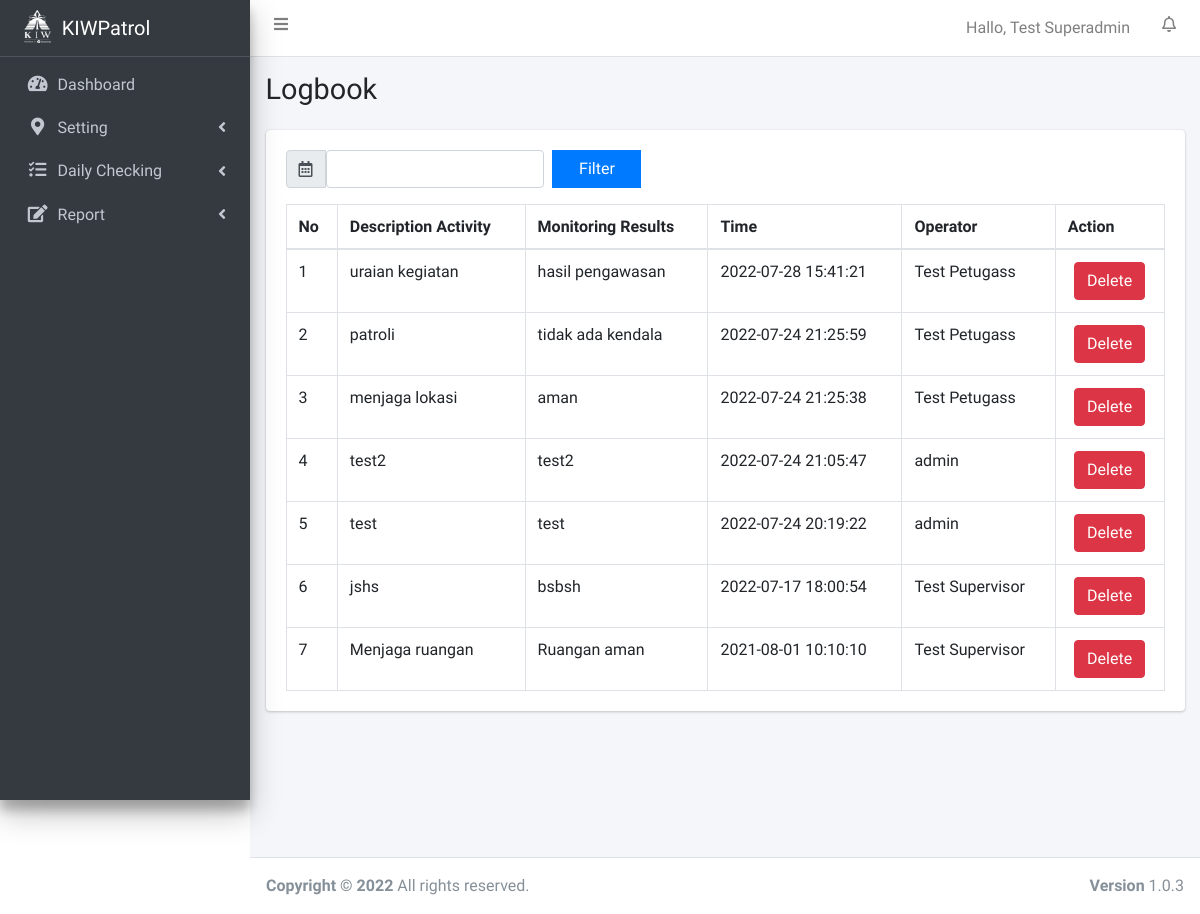
The page /admin/logbook.php (signed in) on the database its author committed.
### tables this page shows
CREATE TABLE `user_list` (
  `id` int(11) NOT NULL,
  `nip` varchar(64) NOT NULL,
  `nama_lengkap` varchar(64) NOT NULL,
  `username` varchar(32) NOT NULL,
  `password` varchar(64) NOT NULL,
  `no_hp` varchar(16) NOT NULL,
  `email` varchar(64) NOT NULL,
  `id_level` int(11) NOT NULL COMMENT '1sadm, 2spv, 3adm, 4ptgs',
  `status` int(11) NOT NULL DEFAULT 1
);

CREATE TABLE `logbook_report` (
  `id` int(11) NOT NULL,
  `uraian_kegiatan` varchar(255) NOT NULL,
  `hasil_pengawasan` varchar(255) NOT NULL,
  `id_shift` int(11) NOT NULL,
  `create_date` datetime NOT NULL,
  `create_by` int(11) NOT NULL
);

### admin/fungsi.php (called while the page is built, shortened)
<?php
function session_user(){
	return $_SESSION['id'];
}function session_level(){
	return $_SESSION['id_level'];
}
	if($fungsi=="tambah"){ ?>
	<?php }
function get_user(){
	require '../config/koneksi.php';
	$user = session_user();
	$result = mysqli_query($con,"SELECT nama_lengkap FROM user_list WHERE (id = '$user')");
	while($h = mysqli_fetch_array($result)){
		$user = $h['nama_lengkap'];
	}
	return $user;
}
  ?>

### admin/logbook.php (the view, shortened to what this page needs)
<html>
<head>
<?php include 'header.php'; auth_menu("satuduatiga",session_level());
	$awal = ""; $awalnya = $hari;
	$akhir = ""; $akhirnya = $hari;
?>
  <div class="content-wrapper">
    <section class="content-header">
      <div class="container-fluid">
        <div class="row mb-2">
          <div class="col-sm-6">
            <h1>Logbook</h1>
          </div>
        </div>
      </div>
    </section>
    <section class="content">
      <div class="container-fluid">
        <div class="row">
          <div class="col-12">
            <div class="card">
              <div class="card-body">
				<div class="row">
					<div class="col-sm-6">
					<form action = "" method = "POST">
						<div class="input-group">
							<div class="input-group-prepend">
							  <span class="input-group-text">
								<i class="far fa-calendar-alt"></i>
							  </span>
							<input name = "tanggal" type="text" class="form-control float-right" id="reportrange">&ensp;
							<button type="submit" class="btn btn-block btn-primary col-sm-3">Filter</button>
							</div>
						  </div>
					</form>
					</div>
				</div>
                <table id="example1" class="table table-bordered table-hover">
                  <thead>
                  <tr>
                    <th>No</th>
                    <th>Description Activity</th>
                    <th>Monitoring Results</th>
                    <th>Time</th>
                    <th>Operator</th>
					<?php
					if(session_level()!="0"){
						echo "<th>Action</th>";
					}
					?>
                  </tr>
                  </thead>
                  <tbody>
				  <?php
					if($awal == ""){
						$result = mysqli_query($con,"SELECT logbook_report.id ID, logbook_report.uraian_kegiatan KEGIATAN,
						logbook_report.hasil_pengawasan PENGAWASAN,logbook_report.create_date WAKTU, level_shift.shift SHIFT,
						user_list.nama_lengkap NAMA
						FROM logbook_report
						LEFT JOIN user_list on user_list.id = logbook_report.create_by
						LEFT JOIN level_shift on level_shift.id = logbook_report.id_shift
						ORDER BY logbook_report.id DESC LIMIT 100");
					}else if($awal != ""){
						$result = mysqli_query($con,"SELECT logbook_report.id ID, logbook_report.uraian_kegiatan KEGIATAN,
						logbook_report.hasil_pengawasan PENGAWASAN,logbook_report.create_date WAKTU, level_shift.shift SHIFT,
						user_list.nama_lengkap NAMA
						FROM logbook_report
						LEFT JOIN user_list on user_list.id = logbook_report.create_by
						LEFT JOIN level_shift on level_shift.id = logbook_report.id_shift
						WHERE (DATE(logbook_report.create_date) BETWEEN '$awal' AND '$akhir')
						ORDER BY logbook_report.id DESC LIMIT 100");
					}
					$no=1;
					while($row = mysqli_fetch_array($result)){
						echo"
						<tr>
							<td>".($no++)."</td>
							<td>$row[KEGIATAN]</td>
							<td>$row[PENGAWASAN]</td>
							<td>$row[WAKTU]</td>
							<td align='left'>$row[NAMA]</td>";
						if(session_level()!="0"){
							echo"
							<td align='center'>
								<b>
								<a href='logbook_act?logbook=".md5($row['ID'])."&status=".md5("hapus")."' class='btn btn-danger btn-small' onClick=\"return confirm('Do you want delete this data ?')\" >Delete</a>
								</b>
							</td>
						</tr>";
						}
						?>
						<?php
					}
				  ?>
                  </tbody>
                </table>
              </div>
            </div>
          </div>
        </div>
      </div>
    </section>
  </div>
<?php include 'footer.php';
?>

### admin/header.php (shortened to what this page needs)
<?php
  include '../config/koneksi.php';
  include 'fungsi.php';
  ?>
<!DOCTYPE html>
<html lang="en">
<head>
  <link rel="stylesheet" href="../assets/plugins/fontawesome-free/css/all.min.css">
  <link rel="stylesheet" href="https://code.ionicframework.com/ionicons/2.0.1/css/ionicons.min.css">
  <link rel="stylesheet" href="../assets/plugins/tempusdominus-bootstrap-4/css/tempusdominus-bootstrap-4.min.css">
  <link rel="stylesheet" href="../assets/plugins/icheck-bootstrap/icheck-bootstrap.min.css">
  <link rel="stylesheet" href="../assets/plugins/jqvmap/jqvmap.min.css">
  <link rel="stylesheet" href="../assets/css/adminlte.min.css">
  <link rel="stylesheet" href="../assets/plugins/overlayScrollbars/css/OverlayScrollbars.min.css">
  <link rel="stylesheet" href="../assets/plugins/summernote/summernote-bs4.min.css">
  <link rel="stylesheet" href="../assets/plugins/sweetalert2-theme-bootstrap-4/bootstrap-4.min.css">
  <link rel="stylesheet" href="../assets/plugins/daterangepicker/daterangepicker.css">
  <link rel="stylesheet" type="text/css" href="../assets/plugins/daterangepicker/daterangepicker.css" />
  <link rel="stylesheet" href="../assets/plugins/fontawesome-free/css/all.min.css">
  <link rel="stylesheet" href="../assets/plugins/datatables-bs4/css/dataTables.bootstrap4.min.css">
  <link rel="stylesheet" href="../assets/plugins/datatables-responsive/css/responsive.bootstrap4.min.css">
  <link rel="stylesheet" href="../assets/plugins/datatables-buttons/css/buttons.bootstrap4.min.css">
  <link rel="stylesheet" href="../assets/css/adminlte.min.css">
</head>
<body class="hold-transition sidebar-mini layout-fixed">
<div class="wrapper">
  <nav class="main-header navbar navbar-expand navbar-white navbar-light">
    <ul class="navbar-nav">
      <li class="nav-item">
        <a class="nav-link" data-widget="pushmenu" href="#" role="button"><i class="fas fa-bars"></i></a>
      </li>
    </ul>
    <ul class="navbar-nav ml-auto">
      <li class="nav-item d-none d-sm-inline-block">
        <a class="nav-link"><?php echo "Hallo, ".get_user(); ?></a>
      </li>
      <li class="nav-item dropdown">
        <a class="nav-link" data-toggle="dropdown" href="#">
          <i class="far fa-bell"></i>
        </a>
      </li>
    </ul>
  </nav>
  <aside class="main-sidebar sidebar-dark-primary elevation-4">
    <a href="index" class="brand-link">
      <img src="../assets/img/logo_putih.png" alt="" class="brand-image" style="">
      <span class="brand-text font-weight-light">KIWPatrol</span>
    </a>
    <div class="sidebar">
      <nav class="mt-2">
        <ul class="nav nav-pills nav-sidebar flex-column treeview" data-widget="treeview" role="menu" data-accordion="false">
          <li class="nav-item">
            <a href="index" class="nav-link">
              <i class="nav-icon fas fa-tachometer-alt"></i>
              <p>
                Dashboard
              </p>
            </a>
          </li>
          <li class="nav-item treeview-menu">
            <a href="#" class="nav-link">
              <i class="nav-icon fas fa-map-marker-alt"></i>
              <p>
                Setting
                <i class="fas fa-angle-left right"></i>
              </p>
            </a>
          </li>
          <li class="nav-item">
            <a href="#" class="nav-link">
              <i class="nav-icon fas fa-tasks"></i>
              <p>
                Daily Checking
                <i class="fas fa-angle-left right"></i>
              </p>
            </a>
          </li>
          <li class="nav-item">
            <a href="#" class="nav-link">
              <i class="nav-icon fas fa-edit"></i>
              <p>
                Report
                <i class="fas fa-angle-left right"></i>
              </p>
            </a>
          </li>
        </ul><br><br><br><br><br><br><br><br>
      </nav>
    </div>
  </aside>

### rows shown on the page
user_list: nama_lengkap "Test Superadmin"
logbook_report: uraian_kegiatan "uraian kegiatan", hasil_pengawasan "hasil pengawasan", create_date "2022-07-28 15:41:21", user_list.nama_lengkap "Test Petugass"
logbook_report: uraian_kegiatan "patroli", hasil_pengawasan "tidak ada kendala", create_date "2022-07-24 21:25:59", user_list.nama_lengkap "Test Petugass"
logbook_report: uraian_kegiatan "menjaga lokasi", hasil_pengawasan "aman", create_date "2022-07-24 21:25:38", user_list.nama_lengkap "Test Petugass"
logbook_report: uraian_kegiatan "test2", hasil_pengawasan "test2", create_date "2022-07-24 21:05:47", user_list.nama_lengkap "admin"
logbook_report: uraian_kegiatan "test", hasil_pengawasan "test", create_date "2022-07-24 20:19:22", user_list.nama_lengkap "admin"
logbook_report: uraian_kegiatan "jshs", hasil_pengawasan "bsbsh", create_date "2022-07-17 18:00:54", user_list.nama_lengkap "Test Supervisor"
logbook_report: uraian_kegiatan "Menjaga ruangan", hasil_pengawasan "Ruangan aman", create_date "2021-08-01 10:10:10", user_list.nama_lengkap "Test Supervisor"
